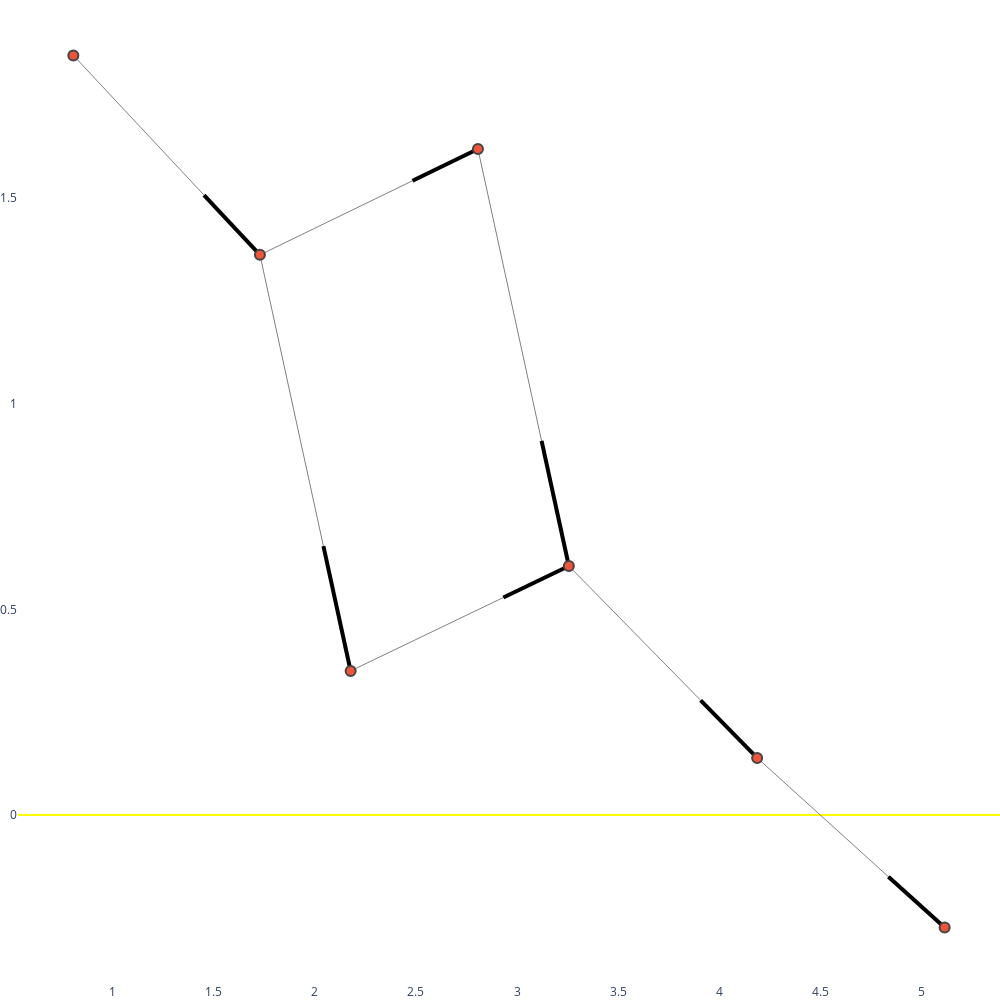
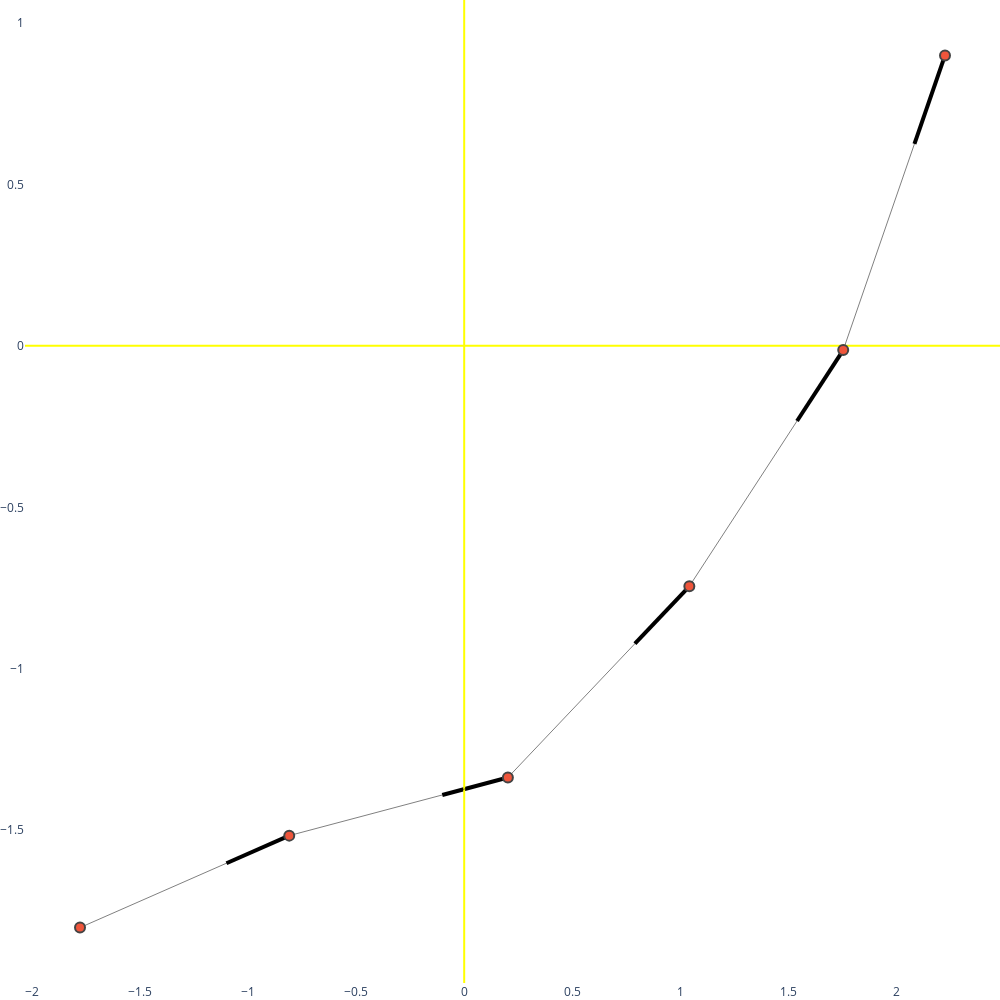
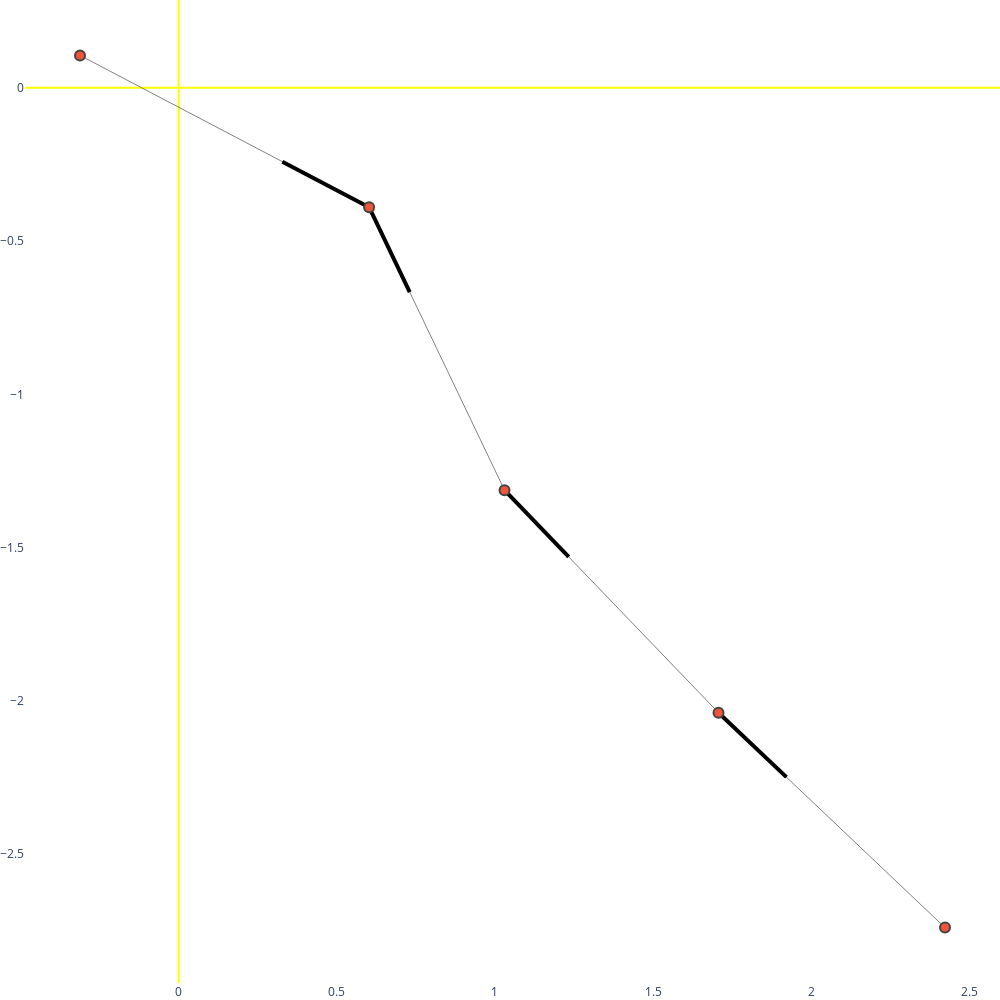
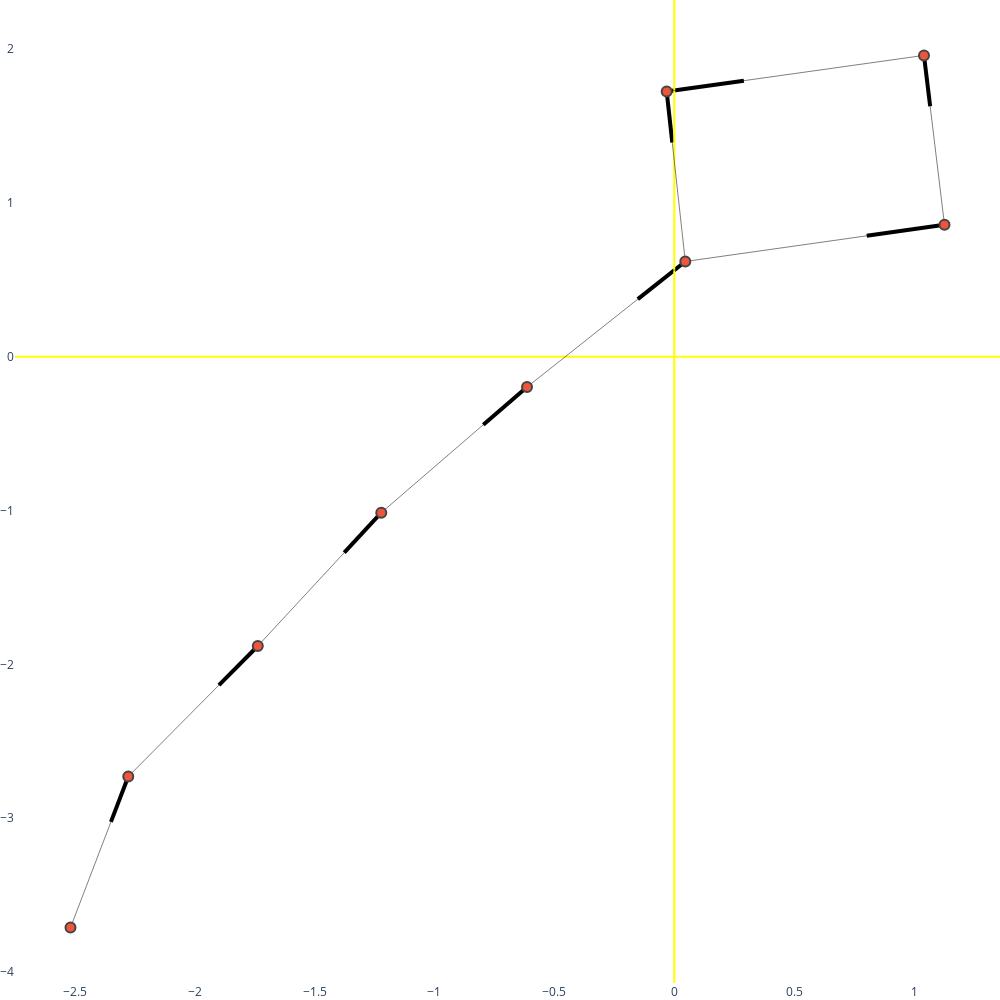

The cell these charts' notebook holds for them, in order:
### Code cell
for g, s in cc:
    draw_graph(g)

### Figure 1 — Plotly figure (JSON) as saved in the notebook; plotly's stock layout.template omitted (floating-point values rounded to 4 significant figures)
{"data": [{"line": {"color": "black", "width": 0.5}, "mode": "lines", "type": "scatter", "x": [1.729, 2.807, null, 1.729, 2.177, null, 2.807, 3.256, null, 3.256, 4.187, null, 4.187, 5.114, null, 0.806, 1.729, null, 2.177, 3.256, null], "y": [1.361, 1.619, null, 1.361, 0.3502, null, 1.619, 0.6052, null, 0.6052, 0.1389, null, 0.1389, -0.2734, null, 1.846, 1.361, null, 0.3502, 0.6052, null]}, {"marker": {"colorscale": [[0, "rgb(255,255,217)"], [0.125, "rgb(237,248,177)"], [0.25, "rgb(199,233,180)"], [0.375, "rgb(127,205,187)"], [0.5, "rgb(65,182,196)"], [0.625, "rgb(29,145,192)"], [0.75, "rgb(34,94,168)"], [0.875, "rgb(37,52,148)"], [1, "rgb(8,29,88)"]], "line": {"width": 2}, "reversescale": true, "showscale": false, "size": 10}, "mode": "markers", "type": "scatter", "x": [1.729, 2.807, 3.256, 4.187, 0.806, 5.114, 2.177], "y": [1.361, 1.619, 0.6052, 0.1389, 1.846, -0.2734, 0.3502]}], "layout": {"height": 1000, "hovermode": "closest", "margin": {"b": 0, "l": 0, "r": 0, "t": 0}, "shapes": [{"layer": "below", "line": {"color": "black", "width": 4}, "type": "line", "x0": 2.483, "x1": 2.807, "xref": "x", "y0": 1.541, "y1": 1.619, "yref": "y"}, {"layer": "below", "line": {"color": "black", "width": 4}, "type": "line", "x0": 2.043, "x1": 2.177, "xref": "x", "y0": 0.6535, "y1": 0.3502, "yref": "y"}, {"layer": "below", "line": {"color": "black", "width": 4}, "type": "line", "x0": 3.121, "x1": 3.256, "xref": "x", "y0": 0.9092, "y1": 0.6052, "yref": "y"}, {"layer": "below", "line": {"color": "black", "width": 4}, "type": "line", "x0": 3.908, "x1": 4.187, "xref": "x", "y0": 0.2788, "y1": 0.1389, "yref": "y"}, {"layer": "below", "line": {"color": "black", "width": 4}, "type": "line", "x0": 4.836, "x1": 5.114, "xref": "x", "y0": -0.1497, "y1": -0.2734, "yref": "y"}, {"layer": "below", "line": {"color": "black", "width": 4}, "type": "line", "x0": 1.452, "x1": 1.729, "xref": "x", "y0": 1.507, "y1": 1.361, "yref": "y"}, {"layer": "below", "line": {"color": "black", "width": 4}, "type": "line", "x0": 2.932, "x1": 3.256, "xref": "x", "y0": 0.5287, "y1": 0.6052, "yref": "y"}], "showlegend": false, "width": 1000, "xaxis": {"showgrid": false, "showticklabels": true, "zeroline": true, "zerolinecolor": "yellow"}, "yaxis": {"showgrid": false, "showticklabels": true, "zeroline": true, "zerolinecolor": "yellow"}}}

### Figure 2 — Plotly figure (JSON) as saved in the notebook; plotly's stock layout.template omitted (floating-point values rounded to 4 significant figures)
{"data": [{"line": {"color": "black", "width": 0.5}, "mode": "lines", "type": "scatter", "x": [-0.8095, 0.2021, null, 0.2021, 1.042, null, 1.042, 1.754, null, 1.754, 2.225, null, -1.778, -0.8095, null], "y": [-1.517, -1.337, null, -1.337, -0.7446, null, -0.7446, -0.01312, null, -0.01312, 0.8995, null, -1.802, -1.517, null]}, {"marker": {"colorscale": [[0, "rgb(255,255,217)"], [0.125, "rgb(237,248,177)"], [0.25, "rgb(199,233,180)"], [0.375, "rgb(127,205,187)"], [0.5, "rgb(65,182,196)"], [0.625, "rgb(29,145,192)"], [0.75, "rgb(34,94,168)"], [0.875, "rgb(37,52,148)"], [1, "rgb(8,29,88)"]], "line": {"width": 2}, "reversescale": true, "showscale": false, "size": 10}, "mode": "markers", "type": "scatter", "x": [-0.8095, 0.2021, 1.042, 1.754, 2.225, -1.778], "y": [-1.517, -1.337, -0.7446, -0.01312, 0.8995, -1.802]}], "layout": {"height": 1000, "hovermode": "closest", "margin": {"b": 0, "l": 0, "r": 0, "t": 0}, "shapes": [{"layer": "below", "line": {"color": "black", "width": 4}, "type": "line", "x0": -0.1014, "x1": 0.2021, "xref": "x", "y0": -1.391, "y1": -1.337, "yref": "y"}, {"layer": "below", "line": {"color": "black", "width": 4}, "type": "line", "x0": 0.7899, "x1": 1.042, "xref": "x", "y0": -0.9222, "y1": -0.7446, "yref": "y"}, {"layer": "below", "line": {"color": "black", "width": 4}, "type": "line", "x0": 1.54, "x1": 1.754, "xref": "x", "y0": -0.2326, "y1": -0.01312, "yref": "y"}, {"layer": "below", "line": {"color": "black", "width": 4}, "type": "line", "x0": 2.083, "x1": 2.225, "xref": "x", "y0": 0.6257, "y1": 0.8995, "yref": "y"}, {"layer": "below", "line": {"color": "black", "width": 4}, "type": "line", "x0": -1.1, "x1": -0.8095, "xref": "x", "y0": -1.602, "y1": -1.517, "yref": "y"}], "showlegend": false, "width": 1000, "xaxis": {"showgrid": false, "showticklabels": true, "zeroline": true, "zerolinecolor": "yellow"}, "yaxis": {"showgrid": false, "showticklabels": true, "zeroline": true, "zerolinecolor": "yellow"}}}

### Figure 3 — Plotly figure (JSON) as saved in the notebook; plotly's stock layout.template omitted (floating-point values rounded to 4 significant figures)
{"data": [{"line": {"color": "black", "width": 0.5}, "mode": "lines", "type": "scatter", "x": [1.706, 1.03, null, 1.03, 0.6021, null, 2.422, 1.706, null, -0.3115, 0.6021, null], "y": [-2.038, -1.312, null, -1.312, -0.3895, null, -2.739, -2.038, null, 0.1056, -0.3895, null]}, {"marker": {"colorscale": [[0, "rgb(255,255,217)"], [0.125, "rgb(237,248,177)"], [0.25, "rgb(199,233,180)"], [0.375, "rgb(127,205,187)"], [0.5, "rgb(65,182,196)"], [0.625, "rgb(29,145,192)"], [0.75, "rgb(34,94,168)"], [0.875, "rgb(37,52,148)"], [1, "rgb(8,29,88)"]], "line": {"width": 2}, "reversescale": true, "showscale": false, "size": 10}, "mode": "markers", "type": "scatter", "x": [1.706, 1.03, 2.422, 0.6021, -0.3115], "y": [-2.038, -1.312, -2.739, -0.3895, 0.1056]}], "layout": {"height": 1000, "hovermode": "closest", "margin": {"b": 0, "l": 0, "r": 0, "t": 0}, "shapes": [{"layer": "below", "line": {"color": "black", "width": 4}, "type": "line", "x0": 1.233, "x1": 1.03, "xref": "x", "y0": -1.53, "y1": -1.312, "yref": "y"}, {"layer": "below", "line": {"color": "black", "width": 4}, "type": "line", "x0": 0.7305, "x1": 0.6021, "xref": "x", "y0": -0.6664, "y1": -0.3895, "yref": "y"}, {"layer": "below", "line": {"color": "black", "width": 4}, "type": "line", "x0": 1.921, "x1": 1.706, "xref": "x", "y0": -2.249, "y1": -2.038, "yref": "y"}, {"layer": "below", "line": {"color": "black", "width": 4}, "type": "line", "x0": 0.328, "x1": 0.6021, "xref": "x", "y0": -0.241, "y1": -0.3895, "yref": "y"}], "showlegend": false, "width": 1000, "xaxis": {"showgrid": false, "showticklabels": true, "zeroline": true, "zerolinecolor": "yellow"}, "yaxis": {"showgrid": false, "showticklabels": true, "zeroline": true, "zerolinecolor": "yellow"}}}

### Figure 4 — Plotly figure (JSON) as saved in the notebook; plotly's stock layout.template omitted (floating-point values rounded to 4 significant figures)
{"data": [{"line": {"color": "black", "width": 0.5}, "mode": "lines", "type": "scatter", "x": [-1.222, -0.6139, null, -0.6139, 0.04605, null, 0.04605, -0.03159, null, 0.04605, 1.127, null, 1.127, 1.041, null, 1.041, -0.03159, null, -2.518, -2.277, null, -2.277, -1.737, null, -1.737, -1.222, null], "y": [-1.014, -0.1969, null, -0.1969, 0.6198, null, 0.6198, 1.725, null, 0.6198, 0.8579, null, 0.8579, 1.96, null, 1.96, 1.725, null, -3.712, -2.729, null, -2.729, -1.88, null, -1.88, -1.014, null]}, {"marker": {"colorscale": [[0, "rgb(255,255,217)"], [0.125, "rgb(237,248,177)"], [0.25, "rgb(199,233,180)"], [0.375, "rgb(127,205,187)"], [0.5, "rgb(65,182,196)"], [0.625, "rgb(29,145,192)"], [0.75, "rgb(34,94,168)"], [0.875, "rgb(37,52,148)"], [1, "rgb(8,29,88)"]], "line": {"width": 2}, "reversescale": true, "showscale": false, "size": 10}, "mode": "markers", "type": "scatter", "x": [-1.222, -0.6139, 0.04605, -0.03159, 1.127, 1.041, -2.518, -2.277, -1.737], "y": [-1.014, -0.1969, 0.6198, 1.725, 0.8579, 1.96, -3.712, -2.729, -1.88]}], "layout": {"height": 1000, "hovermode": "closest", "margin": {"b": 0, "l": 0, "r": 0, "t": 0}, "shapes": [{"layer": "below", "line": {"color": "black", "width": 4}, "type": "line", "x0": -0.7963, "x1": -0.6139, "xref": "x", "y0": -0.4419, "y1": -0.1969, "yref": "y"}, {"layer": "below", "line": {"color": "black", "width": 4}, "type": "line", "x0": -0.1519, "x1": 0.04605, "xref": "x", "y0": 0.3748, "y1": 0.6198, "yref": "y"}, {"layer": "below", "line": {"color": "black", "width": 4}, "type": "line", "x0": -0.008299, "x1": -0.03159, "xref": "x", "y0": 1.393, "y1": 1.725, "yref": "y"}, {"layer": "below", "line": {"color": "black", "width": 4}, "type": "line", "x0": 0.8026, "x1": 1.127, "xref": "x", "y0": 0.7865, "y1": 0.8579, "yref": "y"}, {"layer": "below", "line": {"color": "black", "width": 4}, "type": "line", "x0": 1.067, "x1": 1.041, "xref": "x", "y0": 1.629, "y1": 1.96, "yref": "y"}, {"layer": "below", "line": {"color": "black", "width": 4}, "type": "line", "x0": 0.2903, "x1": -0.03159, "xref": "x", "y0": 1.795, "y1": 1.725, "yref": "y"}, {"layer": "below", "line": {"color": "black", "width": 4}, "type": "line", "x0": -2.349, "x1": -2.277, "xref": "x", "y0": -3.024, "y1": -2.729, "yref": "y"}, {"layer": "below", "line": {"color": "black", "width": 4}, "type": "line", "x0": -1.899, "x1": -1.737, "xref": "x", "y0": -2.135, "y1": -1.88, "yref": "y"}, {"layer": "below", "line": {"color": "black", "width": 4}, "type": "line", "x0": -1.376, "x1": -1.222, "xref": "x", "y0": -1.274, "y1": -1.014, "yref": "y"}], "showlegend": false, "width": 1000, "xaxis": {"showgrid": false, "showticklabels": true, "zeroline": true, "zerolinecolor": "yellow"}, "yaxis": {"showgrid": false, "showticklabels": true, "zeroline": true, "zerolinecolor": "yellow"}}}
